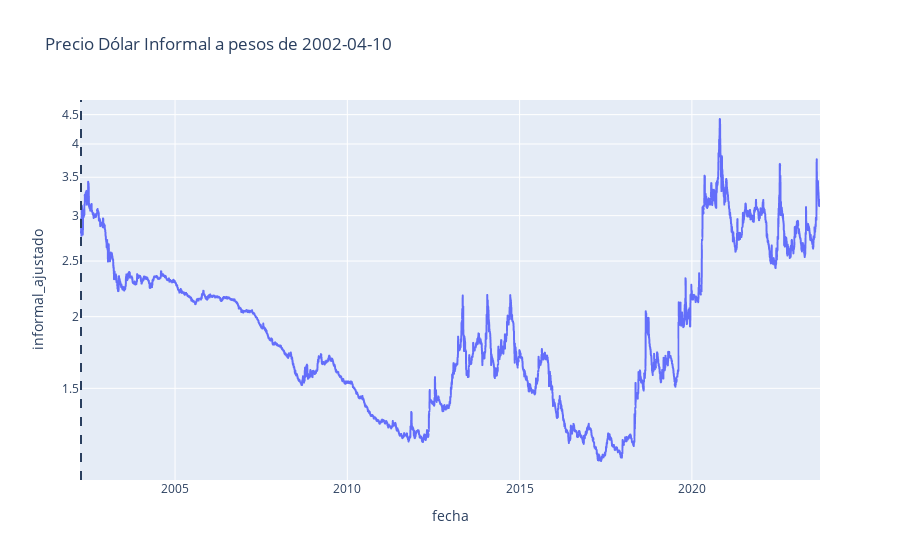

The code cell stored with this chart in its notebook:
### Code cell
from ipywidgets import interact, widgets
import time

# Function to update and display the plot
def update_plot(fecha):
    df_grafico = df.copy()
    fecha = df_grafico.index[fecha]
    ajustador_ar = pd.concat([df_grafico.inflacion_arg.loc[:fecha].shift(-1, fill_value=1)[::-1].cumprod()[::-1],
                   df_grafico.inflacion_arg.loc[fecha:].shift(1, fill_value=1).pipe(lambda x:1/x.cumprod()).iloc[1:]])
    ajustador_us = pd.concat([df_grafico.inflacion_us.loc[:fecha].shift(-1, fill_value=1)[::-1].cumprod()[::-1],
                   df_grafico.inflacion_us.loc[fecha:].shift(1, fill_value=1).pipe(lambda x:1/x.cumprod()).iloc[1:]])

    df_grafico['informal_ajustado'] = df_grafico['venta_informal']*ajustador_ar/ajustador_us
    
    fig = px.line(df_grafico.reset_index(), x='fecha', y='informal_ajustado', hover_data=['venta_informal'], log_y=True, title=f'Precio Dólar Informal a pesos de {fecha.date()}')
    fig.add_vline(x=fecha, line_dash="dash", name="Vertical Line")
    fig.show()

# Create an interactive slider
slider = widgets.IntSlider(value=len(df)-1, min=1, max=len(df), step=30, description='Fecha',
                                 continuous_update=False)

# Define the interaction with the slider
interact(update_plot, fecha=slider)

### Figure 1 — Plotly figure (JSON) as saved in the notebook; plotly's stock layout.template omitted (floating-point values rounded to 4 significant figures; data arrays with more than 128 entries replaced by an {"elided": "..."} marker saying what was removed)
{"data": [{"customdata": {"elided": "7835x1 float values"}, "hovertemplate": "fecha=%{x}<br>informal_ajustado=%{y}<br>venta_informal=%{customdata[0]}<extra></extra>", "legendgroup": "", "line": {"color": "#636efa", "dash": "solid"}, "marker": {"symbol": "circle"}, "mode": "lines", "name": "", "showlegend": false, "type": "scattergl", "x": {"elided": "7835 str values"}, "xaxis": "x", "y": {"elided": "7835 float values"}, "yaxis": "y"}], "layout": {"legend": {"tracegroupgap": 0}, "shapes": [{"line": {"dash": "dash"}, "name": "Vertical Line", "type": "line", "x0": "2002-04-10T00:00:00", "x1": "2002-04-10T00:00:00", "xref": "x", "y0": 0, "y1": 1, "yref": "y domain"}], "title": {"text": "Precio Dólar Informal a pesos de 2002-04-10"}, "xaxis": {"anchor": "y", "domain": [0, 1], "title": {"text": "fecha"}}, "yaxis": {"anchor": "x", "domain": [0, 1], "title": {"text": "informal_ajustado"}, "type": "log"}}}
